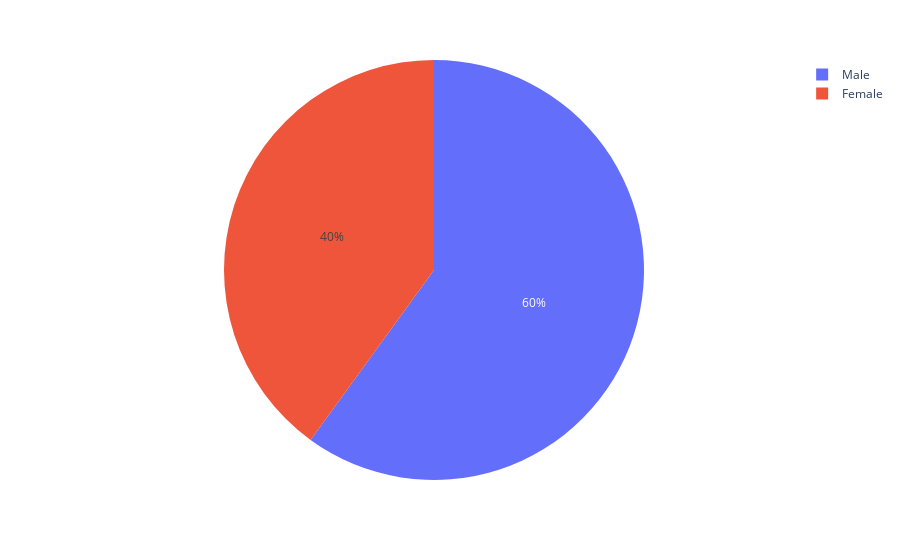

Notebook source saved alongside this figure:
### Code cell
fig = px.pie(df_gender_count, names="Gender", values="count")
fig.show()

### Figure 1 — Plotly figure (JSON) as saved in the notebook; plotly's stock layout.template omitted (floating-point values rounded to 4 significant figures)
{"data": [{"domain": {"x": [0, 1], "y": [0, 1]}, "hovertemplate": "Gender=%{label}<br>count=%{value}<extra></extra>", "labels": ["Male", "Female"], "legendgroup": "", "name": "", "showlegend": true, "type": "pie", "values": [882, 588]}], "layout": {"autosize": true, "legend": {"tracegroupgap": 0}, "margin": {"t": 60}}}
